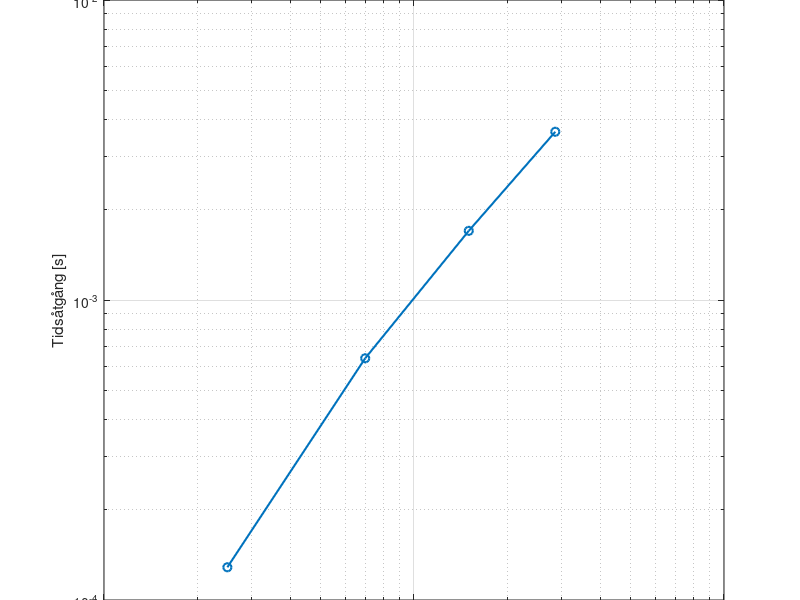

Recreate this plot in MATLAB.


% --- Lägg till sökvägen --------------------------------
addpath('Matlab/Matlab/labb1-LinjarAlgebra-fackverk')
% --- Rensa upp -----------------------------------------
clear;      % Tar bort alla gamla variabler
clc;        % Rensar kommandofönstret
close all   % Stänger alla figurer

n =100; % antal iterationer;

% Kran 1
%==============================
load('kran1.mat')
whos % => A Size 250x250 då 127 noder -2 som sitter i väggen * 2 frihetsgrader x och y led
A = sparse(A);
%Skapa en b vektor med rätt storlek
%b = zeros(250,1); %250  A's size är 250x250
b = rand(250,1); %250  A's size är 250x250
size = [250];
time=0;
for i= 1:n
    timeStart = cputime;
    A\b;
    time = time + (cputime - timeStart);
end
tider = [time/n];
fprintf('Medeltid kran 1 = %.4f s\n', time/n);

% Kran 2
%==============================
load('kran2.mat')
%whos % => A Size 696x696 då 63 noder -2 som sitter i väggen * 2 frihetsgrader x och y led
A = sparse(A);
%Skapa en b vektor med rätt storlek
%b = zeros(696,1);
b = rand(696,1);
size = [size, 696];
time=0;
for i= 1:n
    timeStart = cputime;
    A\b;
    time = time + (cputime - timeStart);
end
tider = [tider, time/n];
fprintf('Medeltid kran 2 = %.4f s\n', time/n);

% Kran 3
%==============================
load('kran3.mat')
%whos % => A Size 250x250 då 127 noder -2 som sitter i väggen * 2 frihetsgrader x och y led
A = sparse(A);
%Skapa en b vektor med rätt storlek
%b = zeros(1502,1);
b = rand(1502,1);
size = [size, 1502];
time=0;
for i= 1:n
    timeStart = cputime;
    A\b;
    time = time + (cputime - timeStart);
end
tider = [tider, time/n];
fprintf('Medeltid kran 3 = %.4f s\n', time/n); 

% Kran 4
%==============================
load('kran4.mat')
%whos % => A Size 2856x2856 då 1429 noder -2 som sitter i väggen * 2 frihetsgrader x och y led
A = sparse(A);
%Skapa en b vektor med rätt storlek
%b = zeros(2856,1); 
b = rand(2856,1);
size = [size, 2856];
time=0; 
for i= 1:n
    timeStart = cputime;
    A\b;
    time = time + (cputime - timeStart);
end
tider = [tider, time/n];
fprintf('Medeltid kran 4 = %.4f s\n', time/n);

figure;
loglog(size, tider, 'o-', 'LineWidth', 1.5);
xlabel('Antal obekanta');
ylabel('Tidsåtgång [s]');

grid on;

size
tider
% Från uppgiften:
%Om tidsåtgången lyder potenssambandet T ≈ CN^α, där T är tidsåtgången och N är antalet obekanta 
% och C, α konstanter, så kan plottning i loglog-skala ge exponenten α som lutningen
%av resulterande linjen. Detta följer av att ta logaritmen på båda sidor av potenssambandet, vilket ger
%log T ≈log C+ αlog N.

% Linjen blir ganska rak vilket tyder på att sambandet håller hyfsat bra.
% Lutningen kan uppskattas med hjälp av polyfit:
p = polyfit(log(size), log(tider), 1) % 1 betyder linjär passning
lutning = p(1); % Lutningen är första koefficienten
fprintf('Uppskattad exponent α = %.2f\n', lutning);   
title("CPU-tid för Gausselimination på fackverk av olika storlek Uppgift 6, lutning "+lutning);

%Medeltid kran 1 = 0.0003 s
%Medeltid kran 2 = 0.0005 s
%Medeltid kran 3 = 0.0015 s
%Medeltid kran 4 = 0.0030 s

% jämfört med uppgift 4
%Medeltid kran 1 = 0.0072 s
%Medeltid kran 2 = 0.0197 s
%Medeltid kran 3 = 0.0817 s
%Medeltid kran 4 = 0.3793 s